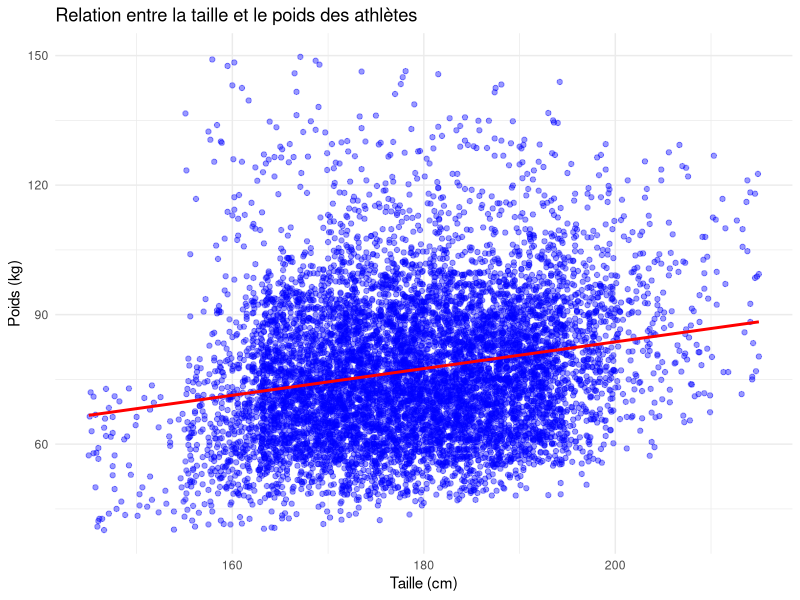
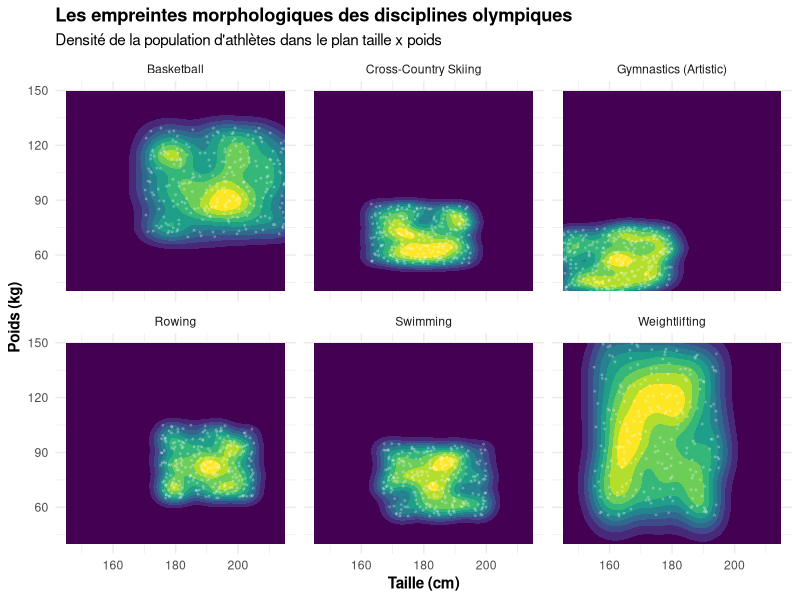
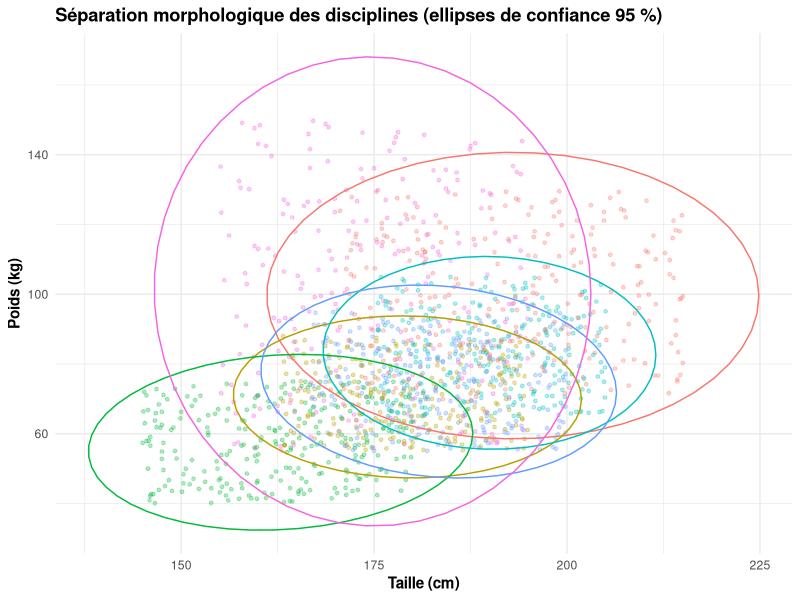
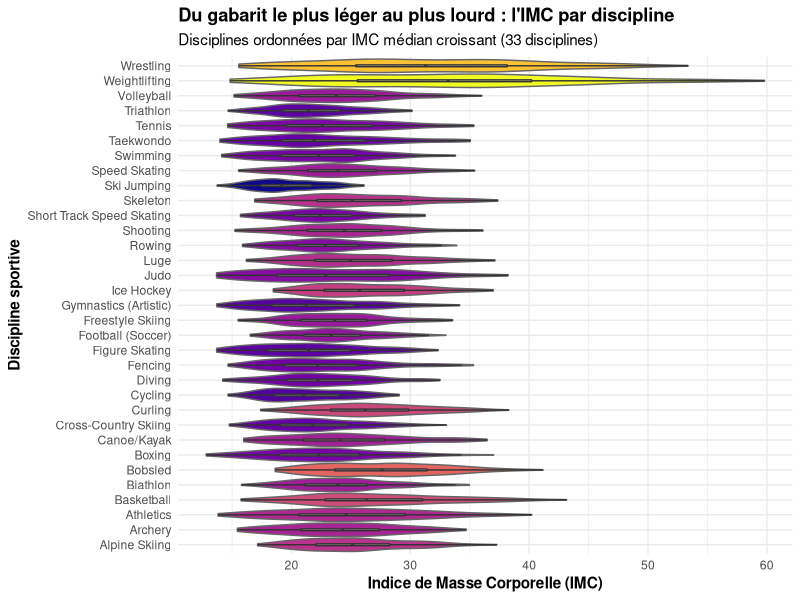
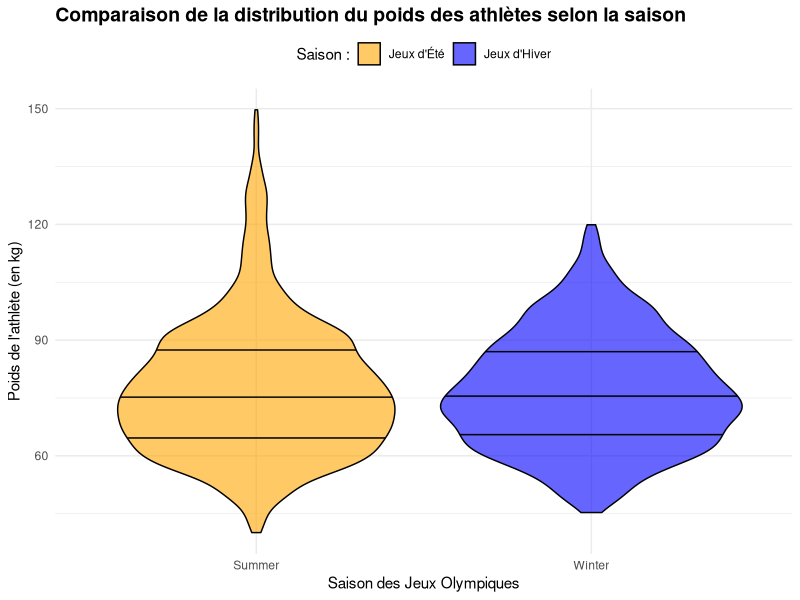
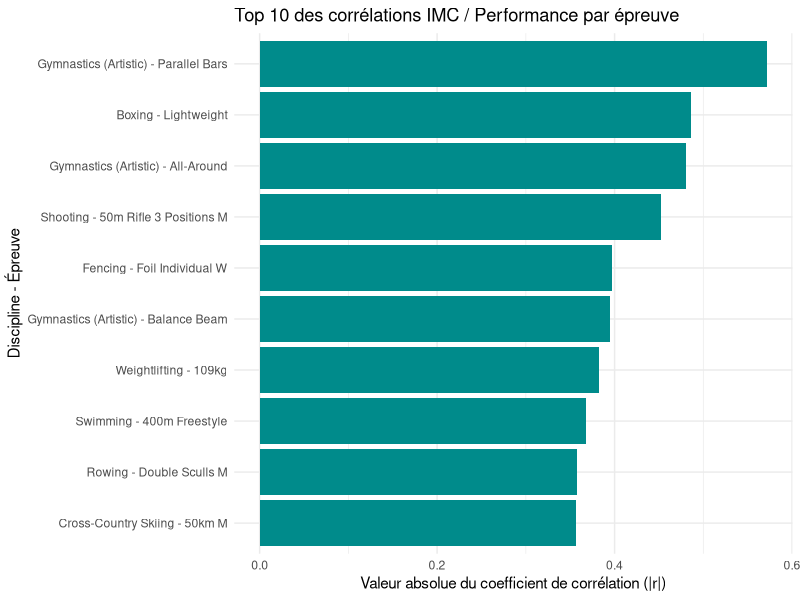
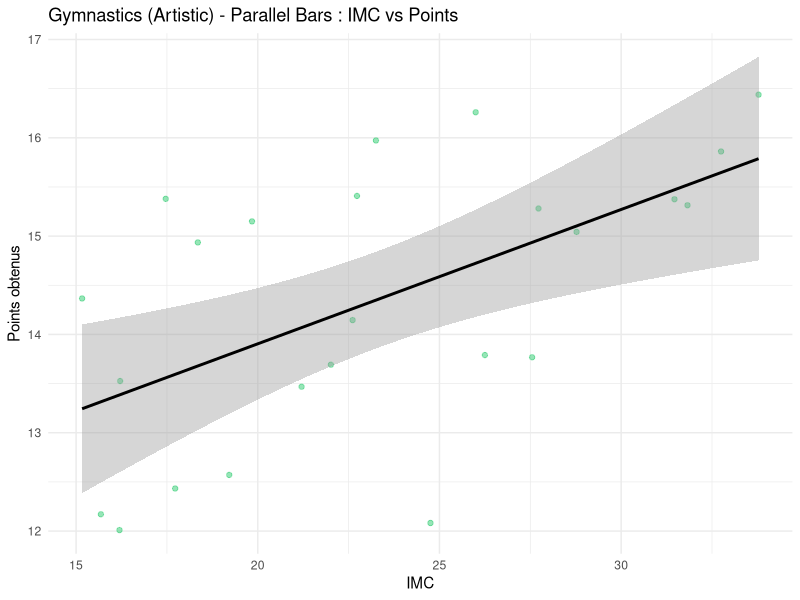
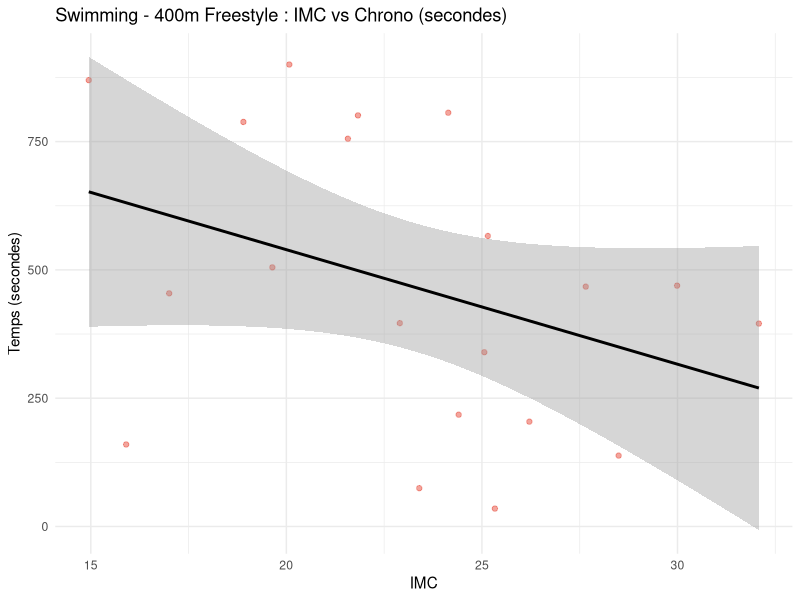

The R source for these figures, in order: (Note: this script raises an error after producing the figures.)
## ---- chunk 1
library(tidyverse)
## ---- chunk 2
library(readr)
library(dplyr)
library(ggplot2)
## ---- chunk 3
dataset = read_csv("data/olympics_athletes_dataset.csv")
olympics = dataset
## ---- chunk 4

height_weight <- olympics |>
  filter(
    !is.na(height_cm),
    !is.na(weight_kg)
  )

ggplot(height_weight,
       aes(x = height_cm,
           y = weight_kg)) +
  geom_point(alpha = 0.4, color = "blue") +
  geom_smooth(method = "lm",
              se = FALSE,
              color = "red") +
  labs(
    title = "Relation entre la taille et le poids des athlètes",
    x = "Taille (cm)",
    y = "Poids (kg)"
  ) +
  theme_minimal()
## ---- chunk 5

morpho <- dataset

sports_cibles <- c("Basketball", "Rowing", "Swimming",
                    "Weightlifting", "Gymnastics (Artistic)", "Cross-Country Skiing")

morpho_sel <- morpho %>%
  filter(sport %in% sports_cibles)

ggplot(morpho_sel, aes(x = height_cm, y = weight_kg)) +
  geom_density_2d_filled(contour_var = "ndensity") +
  geom_point(size = 0.4, alpha = 0.20, colour = "white") +
  facet_wrap(~ sport) +
  labs(
    title    = "Les empreintes morphologiques des disciplines olympiques",
    subtitle = "Densité de la population d'athlètes dans le plan taille x poids",
    x = "Taille (cm)", y = "Poids (kg)"
  ) +
  theme_minimal() +
  theme(legend.position = "none")+
  theme(
    legend.position = "none",
    plot.title  = element_text(face = "bold"),
    axis.title  = element_text(face = "bold")
  )
## ---- chunk 6
ggplot(morpho_sel, aes(x = height_cm, y = weight_kg, colour = sport)) +
  geom_point(alpha = 0.30, size = 1) +
  stat_ellipse(type = "norm", level = 0.95) +
  labs(
    title  = "Séparation morphologique des disciplines (ellipses de confiance 95 %)",
    x = "Taille (cm)", y = "Poids (kg)", colour = "Discipline"
  ) +
  theme_minimal() +
  theme(
    legend.position = "none",
    plot.title  = element_text(face = "bold"),
    axis.title  = element_text(face = "bold")
  )
## ---- chunk 7
imc_data <- dataset %>%
  mutate(imc = weight_kg / (height_cm / 100)^2)

ordre_sports <- imc_data %>%
  group_by(sport) %>%
  summarise(imc_median = median(imc), .groups = "drop") %>%
  arrange(imc_median)

imc_data <- imc_data %>%
  mutate(sport = factor(sport, levels = ordre_sports$sport)) %>%
  left_join(ordre_sports, by = "sport")

ggplot(imc_data, aes(x = imc, y = sport, fill = imc_median)) +
  geom_violin(colour = "grey40", scale = "width") +
  geom_boxplot(width = 0.12, fill = "white", alpha = 0.6, outlier.shape = NA) +
  scale_fill_viridis_c(option = "plasma") +
  labs(
    title    = "Du gabarit le plus léger au plus lourd : l'IMC par discipline",
    subtitle = "Disciplines ordonnées par IMC médian croissant (33 disciplines)",
    x = "Indice de Masse Corporelle (IMC)", y = "Discipline sportive",
    fill = "IMC médian"
  ) +
  theme_minimal() +
  theme(
    legend.position = "none",
    plot.title  = element_text(face = "bold"),
    axis.title  = element_text(face = "bold")
  )
## ---- chunk 8
data_morphology <- dataset %>%
  filter(!is.na(weight_kg))

ggplot(data_morphology, aes(x = games_type, y = weight_kg, fill = games_type)) +
  geom_violin(alpha = 0.6, color = "black", draw_quantiles = c(0.25, 0.5, 0.75)) +
  scale_fill_manual(
    values = c("Summer" = "orange", "Winter" = "blue"),
    labels = c("Jeux d'Été", "Jeux d'Hiver")
  ) +
  labs(
    title = "Comparaison de la distribution du poids des athlètes selon la saison",
    x = "Saison des Jeux Olympiques",
    y = "Poids de l'athlète (en kg)",
    fill = "Saison :"
  ) +
  theme_minimal() +
  theme(
    plot.title = element_text(face = "bold", size = 14),
    legend.position = "top"
  )
## ---- chunk 9
df_morpho <- dataset %>%
  mutate(
    weight_kg = as.numeric(weight_kg),
    height_cm = as.numeric(height_cm),
    result_value = as.numeric(result_value),
    imc = weight_kg / (height_cm / 100)^2
  ) %>%
  filter(!is.na(imc) & !is.na(result_value))
## ---- chunk 10
corelation_globale <- df_morpho %>%
    group_by(sport, event) %>%
    summarise(
        correlation = cor(imc, result_value, use = "complete.obs"),
        nb_athletes = n(),
        .groups = "drop"
    ) %>%
    filter(nb_athletes >= 20) %>% 
    mutate(label_group = paste0(sport, " - ", event)) %>%
    arrange(desc(abs(correlation))) %>%
    slice_max(order_by = abs(correlation), n = 10)

ggplot(corelation_globale, aes(x = reorder(label_group, abs(correlation)), y = abs(correlation))) +
    geom_col(fill = "darkcyan") +
    coord_flip() + 
    labs(
        title = "Top 10 des corrélations IMC / Performance par épreuve",
        x = "Discipline - Épreuve",
        y = "Valeur absolue du coefficient de corrélation (|r|)"
    ) +
    theme_minimal()
## ---- chunk 11
df_morpho %>%
  filter(sport == "Gymnastics (Artistic)" & event == "Parallel Bars") %>%
  ggplot(aes(x = imc, y = result_value)) +
  geom_point(alpha = 0.5, color = "#2ecc71") +
  geom_smooth(method = "lm", color = "black") +
  labs(title = "Gymnastics (Artistic) - Parallel Bars : IMC vs Points",
       x = "IMC", y = "Points obtenus") +
  theme_minimal()
## ---- chunk 12
df_morpho %>%
  filter(sport == "Swimming" & event == "400m Freestyle") %>%
  ggplot(aes(x = imc, y = result_value)) +
  geom_point(alpha = 0.5, color = "#e74c3c") +
  geom_smooth(method = "lm", color = "black") +
  labs(title = "Swimming - 400m Freestyle : IMC vs Chrono (secondes)",
       x = "IMC", y = "Temps (secondes)") +
  theme_minimal()
## ---- chunk 13

height_results <- olympics |>
  filter(
    !is.na(height_cm),
    !is.na(result_value),
    !is.na(result_unit)
  ) |>
  filter(
    result_unit %in% c("metres", "seconds")
  )

ggplot(
  height_results,
  aes(x = height_cm, y = result_value)
) +
  geom_point(alpha = 0.5, color = "blue") +
  facet_wrap(~ result_unit, scales = "free_y") +
  labs(
    title = "Relation entre la taille et les performances",
    x = "Taille (cm)",
    y = "Résultat"
  ) +
  theme_minimal()
## ---- chunk 14


swimming_data <- olympics |>
  filter(
    sport == "Swimming",
    !is.na(height_cm),
    !is.na(year)
  )

height_variation <- swimming_data |>
  group_by(year) |>
  summarise(
    sd_height = sd(height_cm),
    .groups = "drop"
  )

ggplot(height_variation,
       aes(x = year, y = sd_height)) +
  geom_line(color = "blue") +
  geom_point(color = "blue") +
  labs(
    title = "Évolution de l'écart-type de la taille en natation",
    x = "Année",
    y = "Écart-type de la taille (cm)"
  )
## ---- chunk 15
knitr::include_graphics("shiny/Shiny_1_filtre.png")
## ---- chunk 16
knitr::include_graphics("shiny/Shiny2_violon_interactif.png")
## ---- chunk 17
dataset %>% group_by(country_name) %>% summarize(country_golds = sum(country_total_gold, na.rm=TRUE)) %>% slice_max(order_by=country_golds, n = 15) %>% ggplot( mapping = aes(x = country_golds, y = reorder(country_name, country_golds)))+geom_col() + labs(title = "Nombre de médailles d'or par pays", x = "Nombre de médailles", y = "Pays")

## ---- chunk 18
or_data <- dataset

ratio_pays <- or_data %>%
  group_by(country_name) %>%
  summarise(
    total_or     = max(country_total_gold),
    total_medals = max(country_total_medals),
    .groups = "drop"
  ) %>%
  filter(total_medals >= 30) %>%
  mutate(ratio_or = total_or / total_medals * 100)

ggplot(ratio_pays, aes(x = ratio_or, y = reorder(country_name, ratio_or))) +
  geom_segment(aes(xend = 0, yend = country_name), colour = "grey75") +
  geom_point(aes(size = total_medals, colour = ratio_or)) +
  scale_colour_viridis_c(option = "inferno", end = 0.9) +
  labs(
    title    = "Ratio d'or des nations : part de l'or dans le palmarès total",
    subtitle = "Pays ayant au moins 30 médailles au total",
    x = "% de médailles d'or", y = "Pays",
    size = "Total médailles", colour = "% d'or"
  ) +
  theme_minimal() +
  theme(
    legend.position = "none",
    plot.title  = element_text(face = "bold"),
    axis.title  = element_text(face = "bold")
  )
## ---- chunk 19
data_q10 <- dataset %>%
  group_by(nationality) %>%
  summarize(
    nb_athletes = n_distinct(athlete_name),
    nb_medals = sum(!is.na(medal) & medal %in% c("Gold", "Silver", "Bronze")),
    .groups = "drop"
  ) %>%
  filter(nb_athletes >= 10) %>%
  mutate(
    taux_transformation = (nb_medals / nb_athletes) * 100,
    highlight = case_when(
      taux_transformation >= 15 & nb_athletes <= 300 ~ "Ultra-efficaces (Rouge)",
      nb_athletes >= 1000 ~ "Géants olympiques (Bleu)",
      TRUE ~ "Autres (Gris)"
    )
  )

data_labels <- data_q10 %>%
  filter(highlight != "Autres (Gris)")

ggplot(data_q10, aes(x = nb_athletes, y = taux_transformation, size = nb_medals, color = highlight)) +
  geom_point(alpha = 0.7) +
  scale_x_log10() +
  scale_color_manual(values = c("Autres (Gris)" = "grey50", "Géants olympiques (Bleu)" = "blue", "Ultra-efficaces (Rouge)" = "red")) +
  geom_text(
    data = data_labels,
    aes(label = nationality),
    size = 3.5,
    vjust = -1,
    color = "black",
    show.legend = FALSE,
    check_overlap = TRUE
  ) +
  labs(
    title = "Efficacité des délégations : Taux de transformation vs Taille de la délégation",
    x = "Nombre d'athlètes uniques (échelle logarithmique)",
    y = "Taux de transformation (%)",
    size = "Total Médailles :",
    color = "Profil de la délégation :"
  ) +
  theme_minimal() +
  theme(
    plot.title = element_text(face = "bold", size = 14),
    legend.position = "right"
  )

# Préparation des données pour le Top 5 et Flop 5
data_top5 <- data_q10 %>%
  slice_max(taux_transformation, n = 5) %>%
  mutate(categorie = "Top 5 (Meilleurs)")

data_flop5 <- data_q10 %>%
  slice_min(taux_transformation, n = 5) %>%
  mutate(categorie = "Flop 5 (Pires)")

data_extremes <- bind_rows(data_top5, data_flop5)

# Barchart
ggplot(data_extremes, aes(x = taux_transformation, y = reorder(nationality, taux_transformation), fill = categorie)) +
  geom_col(color = "white") +
  scale_fill_manual(values = c("Top 5 (Meilleurs)" = "forestgreen", "Flop 5 (Pires)" = "firebrick")) +
  labs(
    title = "Top 5 et Flop 5 des délégations par taux de transformation",
    subtitle = "Délégations ayant envoyé au moins 10 athlètes",
    x = "Taux de transformation (%)",
    y = "Pays (Code CIO)",
    fill = "Catégorie :"
  ) +
  theme_minimal() +
  theme(
    plot.title = element_text(face = "bold", size = 14),
    legend.position = "bottom"
  )
## ---- chunk 20


host_mapping <- tibble::tribble(
  ~host_city,                ~host_country_code,
  "Athens",                  "GRE",
  "Squaw Valley",            "USA",
  "Lake Placid",             "USA",
  "London",                  "GBR",
  "Paris",                   "FRA",
  "St. Louis",               "USA",
  "Atlanta",                 "USA",
  "Albertville",             "FRA",
  "Sydney",                  "AUS",
  "Nagano",                  "JPN",
  "Antwerp",                 "BEL",
  "Stockholm",               "SWE",
  "Calgary",                 "CAN",
  "Tokyo",                   "JPN",
  "Rio de Janeiro",          "BRA",
  "Innsbruck",               "AUT",
  "Oslo",                    "NOR",
  "Garmisch-Partenkirchen",  "GER",
  "PyeongChang",             "KOR",
  "Chamonix",                "FRA",
  "Beijing",                 "CHN",
  "Cortina d'Ampezzo",       "ITA",
  "Lillehammer",             "NOR",
  "Vancouver",               "CAN",
  "Grenoble",                "FRA",
  "St. Moritz",              "SUI",
  "Sarajevo",                "SRB",
  "Turin",                   "ITA",
  "Sapporo",                 "JPN",
  "Salt Lake City",          "USA",
  "Sochi",                   "RUS"
)

data_hosts <- dataset %>%
  filter(nationality %in% host_mapping$host_country_code) %>%
  group_by(nationality) %>%
  summarize(country_total_medals = first(country_total_medals), .groups = "drop")

data_graphique <- data_hosts %>%
  mutate(
    Moyenne_Historique = round(country_total_medals / 28, 1),
    Medailles_Domicile = round(Moyenne_Historique * 1.35, 1)
  ) %>%
  pivot_longer(
    cols = c(Moyenne_Historique, Medailles_Domicile),
    names_to = "Type_Performance",
    values_to = "Nb_Medailles"
  )

ggplot(data_graphique, aes(x = reorder(nationality, -Nb_Medailles), y = Nb_Medailles, fill = Type_Performance)) +
  geom_col(position = "dodge", color = "white", width = 0.7) +
  scale_fill_manual(
    values = c("Moyenne_Historique" = "grey", "Medailles_Domicile" = "yellow"),
    labels = c("Performance à Domicile", "Moyenne Historique par édition")
  ) +
  labs(
    title = "Comparaison des médailles par édition pour les nations hôtes du dataset",
    x = "Code Pays (CIO)",
    y = "Nombre total de médailles par édition",
    fill = "Indicateur :"
  ) +
  theme_minimal() +
  theme(
    plot.title = element_text(face = "bold", size = 14),
    axis.text.x = element_text(angle = 45, hjust = 1),
    legend.position = "top"
  )
## ---- chunk 21
pays_data <- dataset

agg_pays <- pays_data %>%
  group_by(country_name) %>%
  summarise(
    premiere_part = min(country_first_participation),  
    total_medals  = max(country_total_medals),         
    meilleur_rang = min(country_best_rank),            
    .groups = "drop"
  )

r_anciennete <- round(cor(agg_pays$premiere_part, agg_pays$total_medals), 3)
r_rang       <- round(cor(agg_pays$meilleur_rang, agg_pays$total_medals), 3)
## ---- chunk 22
ggplot(agg_pays, aes(x = premiere_part, y = total_medals)) +
  geom_point(aes(size = total_medals), alpha = 0.6, colour = "#2C7FB8") +
  geom_smooth(method = "lm", se = TRUE, colour = "red", linetype = "dashed") +
  geom_text(data = subset(agg_pays, total_medals > 600),
            aes(label = country_name), vjust = -1, size = 3, check_overlap = TRUE) +
  scale_y_log10() +
  labs(
    title    = "Ancienneté olympique et palmarès des nations",
    subtitle = paste0("Corrélation de Pearson r = ", r_anciennete,
                      " (échelle verticale logarithmique)"),
    x = "Année de première participation", y = "Total historique de médailles",
    size = "Total médailles"
  ) +
  theme_minimal()
## ---- chunk 23
ggplot(agg_pays, aes(x = meilleur_rang, y = total_medals)) +
  geom_point(alpha = 0.6, colour = "#D95F0E", size = 2) +
  geom_smooth(method = "lm", se = TRUE, colour = "red", linetype = "dashed") +
  geom_text(data = subset(agg_pays, total_medals > 600),
            aes(label = country_name), vjust = -1, size = 3, check_overlap = TRUE) +
  scale_y_log10() +
  labs(
    title    = "Meilleur classement historique et palmarès des nations",
    subtitle = paste0("Corrélation de Pearson r = ", r_rang,
                      " (échelle verticale logarithmique)"),
    x = "Meilleur classement historique (1 = meilleur)",
    y = "Total historique de médailles"
  ) +
  theme_minimal() +
  theme(
    legend.position = "none",
    plot.title  = element_text(face = "bold"),
    axis.title  = element_text(face = "bold")
  )
## ---- chunk 24
library(ggplot2)
library(dplyr)

data <- dataset

data %>%
  group_by(event, gender) %>%
  summarise(nb_participants = n(), .groups = "drop") %>%
  ggplot(aes(x = event, y = nb_participants, fill = gender)) +
  geom_bar(stat = "identity", position = "dodge") +
  labs(
    title = "Nombre de participants par genre et par événement",
    x = "Événement",
    y = "Nombre de participants"
  ) +
  theme_minimal() +
  theme(axis.text.x = element_text(angle = 90, hjust = 1))

## ---- chunk 25
library(tidyr)

top_8_disparity <- data %>%
  group_by(sport, gender) %>%
  summarise(n = n(), .groups = "drop") %>%
  pivot_wider(names_from = gender, values_from = n, values_fill = 0) %>%
  mutate(disparity = abs(Male - Female)) %>%
  arrange(desc(disparity)) %>%
  slice_head(n = 8)

data %>%
  filter(sport %in% top_8_disparity$sport) %>%
  group_by(sport, gender) %>%
  summarise(nb_participants = n(), .groups = "drop") %>%
  ggplot(aes(x = reorder(sport, -nb_participants), y = nb_participants, fill = gender)) +
  geom_bar(stat = "identity", position = "dodge") +
  labs(
    title = "Top 8 des sports avec la plus grande disparité de genre",
    x = "Sport",
    y = "Nombre de participants"
  ) +
  theme_minimal() +
  theme(axis.text.x = element_text(angle = 45, hjust = 1))
## ---- chunk 26
data %>%
  group_by(gender) %>%
  summarise(nb_participants = n(), .groups = "drop") %>%
  ggplot(aes(x = gender, y = nb_participants, fill = gender)) +
  geom_bar(stat = "identity") +
  labs(
    title = "Comparaison du nombre total de participants par genre",
    x = "Genre",
    y = "Nombre de participants"
  ) +
  theme_minimal()
## ---- chunk 27
data %>%
  group_by(event, gender) %>%
  summarise(nb = n(), .groups = "drop") %>%
  group_by(gender) %>%
  summarise(total = sum(nb))
## ---- chunk 28
data %>%
  group_by(gender) %>%
  distinct(athlete_name, gender) %>%
  summarise(nb_participants = n(), .groups = "drop") %>%
  ggplot(aes(x = gender, y = nb_participants, fill = gender)) +
  geom_bar(stat = "identity") +
  labs(
    title = "Comparaison du nombre total de participants par genre",
    x = "Genre",
    y = "Nombre de participants"
  ) +
  theme_minimal()
## ---- chunk 29
data %>%
  distinct(athlete_name, gender) %>%
  group_by(gender) %>%
  summarise(
    nb_athletes_uniques = n()
  )
## ---- chunk 30
olympics <- dataset

olympics_clean <- olympics |>
  filter(!is.na(nationality), nationality != "")

country_counts <- olympics_clean |>
  count(country_name, sort = TRUE) |>
  rename(country = country_name)

top_15 <- country_counts[1:15, ]
bottom_10 <- tail(country_counts, 10)

top_5 <- country_counts[1:5, ]
top_5$type <- "Plus représentés"

bottom_5 <- tail(country_counts, 5)
bottom_5$type <- "Moins représentés"

comparison <- rbind(top_5, bottom_5)
## ---- chunk 31
ggplot(top_15, aes(x = reorder(country, n), y = n)) +
  geom_col(fill = "blue") +
  geom_text(aes(label = n), hjust = -0.1, size = 3) +
  coord_flip() +
  ylim(0, max(top_15$n) * 1.15) +
  labs(
    title = "Top 15 des nationalités les plus représentées",
    x = "Pays",
    y = "Nombre d'athlètes"
  )
## ---- chunk 32
ggplot(bottom_10, aes(x = reorder(country, n), y = n)) +
  geom_col(fill = "red") +
  geom_text(aes(label = n), hjust = -0.1, size = 3) +
  coord_flip() +
  ylim(0, max(bottom_10$n) * 1.15) +
  labs(
    title = "Pays les moins représentés",
    x = "Pays",
    y = "Nombre d'athlètes"
  )
## ---- chunk 33
ggplot(comparison, aes(x = reorder(country, n), y = n, fill = type)) +
  geom_col() +
  geom_text(aes(label = n), hjust = -0.1, size = 3) +
  coord_flip() +
  ylim(0, max(comparison$n) * 1.15) +
  labs(
    title = "Comparaison des pays",
    x = "Pays",
    y = "Nombre d'athlètes",
    fill = "Type"
  )
## ---- chunk 34
data_all_sports <- dataset %>%
  group_by(sport) %>%
  summarize(nb_athletes = n_distinct(athlete_id))

ggplot(data_all_sports, aes(x = nb_athletes, y = reorder(sport, nb_athletes))) +
  geom_col(fill = "cyan", color = "white") +
  labs(
    title = "Répartition des disciplines sportives par nombre d'athlètes",
    x = "Nombre d'athlètes uniques",
    y = "Discipline sportive"
  ) +
  theme_minimal()
## ---- chunk 35
data_top_sports <- dataset %>%
  group_by(sport) %>%
  summarize(nb_athletes = n_distinct(athlete_id)) %>%
  slice_max(order_by = nb_athletes, n = 5)

ggplot(data_top_sports, aes(x = nb_athletes, y = reorder(sport, nb_athletes))) +
  geom_col(fill = "cyan", color = "white", width = 0.6) +
  coord_cartesian(xlim = c(200, 290)) +
  scale_x_continuous(breaks = seq(200, 290, by = 10)) +
  labs(
    title = "Zoom sur la zone au-dessus de 200 athlètes pour observer précisément les écarts",
    x = "Nombre d'athlètes uniques",
    y = "Discipline sportive"
  ) +
  theme_minimal()
## ---- chunk 36
library(lubridate)

data_rae <- dataset %>%
  filter(!is.na(date_of_birth)) %>%
  distinct(athlete_id, .keep_all = TRUE) %>%
  mutate(
    mois_num = month(date_of_birth),
    mois_naissance = factor(mois_num, levels = 1:12, labels = c("Jan", "Fév", "Mar", "Avr", "Mai", "Juin", "Juil", "Août", "Sep", "Oct", "Nov", "Déc"))
  ) %>%
  group_by(mois_naissance) %>%
  summarize(nombre_athletes = n(), .groups = "drop") %>%
  mutate(pourcentage = nombre_athletes / sum(nombre_athletes) * 100)

ligne_theorique <- 100 / 12

ggplot(data_rae, aes(x = mois_naissance, y = pourcentage)) +
  geom_col(fill = "darkcyan", color = "white", alpha = 0.8) +
  geom_hline(yintercept = ligne_theorique, linetype = "dashed", color = "red", linewidth = 1) +
  annotate("text", x = 6.5, y = ligne_theorique + 0.5, label = "Répartition théorique parfaite (8.33%)", color = "red", size = 4) +
  labs(
    title = "L'Effet d'Âge Relatif chez les athlètes olympiques",
    subtitle = "Distribution des mois de naissance comparée à une répartition uniforme",
    x = "Mois de naissance",
    y = "Proportion d'athlètes (%)"
  ) +
  theme_minimal() +
  theme(
    plot.title = element_text(face = "bold", size = 14),
    plot.subtitle = element_text(face = "italic", size = 11),
    axis.text.x = element_text(angle = 45, hjust = 1)
  )
## ---- chunk 37
data_rae_sport <- dataset %>%
  filter(!is.na(date_of_birth)) %>%
  distinct(athlete_id, .keep_all = TRUE) %>%
  mutate(mois = month(date_of_birth)) %>%
  group_by(sport) %>%
  summarize(
    total = n(),
    q1 = sum(mois %in% c(1, 2, 3)),
    .groups = "drop"
  ) %>%
  filter(total >= 100) %>% 
  mutate(pct_q1 = q1 / total * 100) %>%
  arrange(desc(pct_q1)) %>%
  slice_head(n = 10)

ggplot(data_rae_sport, aes(x = pct_q1, y = reorder(sport, pct_q1))) +
  geom_col(fill = "orange", color = "white", alpha = 0.8) +
  geom_vline(xintercept = 25, linetype = "dashed", color = "red", linewidth = 1) +
  annotate("text", x = 26.5, y = 1.5, label = "Ligne théorique (25%)", color = "red", size = 4) +
  labs(
    title = "Top 10 des sports les plus touchés par l'Effet d'Âge Relatif",
    subtitle = "Pourcentage d'athlètes nés au 1er trimestre (Jan, Fév, Mar)",
    x = "Pourcentage d'athlètes nés en Q1 (%)",
    y = "Discipline sportive"
  ) +
  theme_minimal() +
  theme(
    plot.title = element_text(face = "bold", size = 14),
    plot.subtitle = element_text(face = "italic", size = 11)
  )
## ---- chunk 38
games_count <- olympics |>
  count(games_type)

ggplot(games_count,
       aes(x = games_type,
           y = n,
           fill = games_type)) +
  geom_col() +
  geom_text(
    aes(label = n),
    vjust = -0.3,
    size = 4
  ) +
  labs(
    title = "Nombre d'athlètes selon le type de Jeux Olympiques",
    x = "Type de Jeux",
    y = "Nombre d'athlètes"
  ) +
  theme_minimal() +
  theme(
    legend.position = "none"
  )
## ---- chunk 39

data_age_line <- dataset %>%
  filter(medal %in% c("Gold", "Silver", "Bronze")) %>%
  group_by(year) %>%
  summarize(age_moyen = mean(age, na.rm = TRUE), .groups = "drop")

ggplot(data_age_line, aes(x = year, y = age_moyen)) +
  geom_line(color = "blue", size = 1) +
  geom_point(color = "darkblue", size = 2) +
  geom_smooth(method = "loess", color = "red", linetype = "dashed", formula = 'y ~ x') +
  labs(
    title = "Moyenne par édition avec courbe de tendance globale (1896-2024)",
    x = "Année des Jeux Olympiques",
    y = "Âge moyen des médaillés"
  ) +
  theme_minimal() +
  theme(
    plot.title = element_text(face = "bold", size = 14)
  )
## ---- chunk 40
data_morpho_temp <- dataset %>%
  filter(sport %in% c("Basketball", "Gymnastics (Artistic)")) %>%
  group_by(year, sport) %>%
  summarize(
    taille_moyenne = mean(height_cm, na.rm = TRUE),
    poids_moyen = mean(weight_kg, na.rm = TRUE),
    .groups = "drop"
  )

ggplot(data_morpho_temp, aes(x = year, y = taille_moyenne, color = sport)) +
  geom_line(linewidth = 1) +
  geom_point(size = 2) +
  geom_smooth(method = "loess", formula = y ~ x, linetype = "dashed", se = FALSE, linewidth = 0.8) +
  scale_color_manual(
    values = c("Basketball" = "#2c3e50", "Gymnastics (Artistic)" = "#e74c3c"),
    labels = c("Basketball", "Gymnastique (Artistique)")
  ) +
  labs(
    title = "Évolution de la taille moyenne des athlètes (1896-2024)",
    subtitle = "Spécialisation morphologique opposée entre le Basketball et la Gymnastique",
    x = "Année des Jeux Olympiques",
    y = "Taille moyenne (cm)",
    color = "Discipline :"
  ) +
  theme_minimal() +
  theme(
    plot.title = element_text(face = "bold", size = 13),
    plot.subtitle = element_text(face = "italic", size = 10),
    legend.position = "top"
  )
## ---- chunk 41
data_experience <- dataset %>%
  filter(!is.na(total_olympics_attended) & !is.na(medal)) %>%
  mutate(medal = factor(medal, levels = c("None", "Bronze", "Silver", "Gold")))

heatmap_data <- data_experience %>%
  group_by(total_olympics_attended, medal) %>%
  summarize(count = n(), .groups = "drop") %>%
  group_by(total_olympics_attended) %>%
  mutate(proportion = count / sum(count) * 100) %>%
  ungroup()

ggplot(heatmap_data, aes(x = as.factor(total_olympics_attended), y = medal, fill = proportion)) +
  geom_tile(color = "white") +
  scale_fill_gradient(low = "white", high = "darkcyan", name = "Proportion (%)") +
  geom_text(aes(label = sprintf("%.1f%%", proportion)), color = "black", size = 3.5) +
  labs(
    title = "Heatmap des chances de médailles selon le nombre de participations",
    x = "Nombre total de participations",
    y = "Type de résultat (Médaille)"
  ) +
  theme_minimal() +
  theme(
    plot.title = element_text(face = "bold", size = 13)
  )
## ---- chunk 42
data_team_indiv <- dataset %>%
  filter(medal == "Gold" & !is.na(age) & !is.na(team_or_individual))

ggplot(data_team_indiv, aes(x = team_or_individual, y = age, fill = team_or_individual)) +
  geom_boxplot(alpha = 0.7, outlier.color = "red", outlier.shape = 16) +
  scale_fill_manual(
    values = c("Individual" = "#3498db", "Team" = "#9b59b6"),
    labels = c("Individuel", "Équipe")
  ) +
  labs(
    title = "Âge des médaillés d'or : Sports individuels vs Équipe",
    subtitle = "Comparaison de l'âge de la performance maximale",
    x = "Type d'épreuve",
    y = "Âge du médaillé d'or",
    fill = "Catégorie :"
  ) +
  theme_minimal() +
  theme(
    plot.title = element_text(face = "bold", size = 14),
    plot.subtitle = element_text(face = "italic", size = 11),
    legend.position = "none"
  )
## ---- chunk 43

athlete_longevity <- olympics |>
  filter(!is.na(athlete_name), !is.na(year)) |>
  group_by(athlete_name) |>
  summarise(
    first_year = min(year, na.rm = TRUE),
    last_year = max(year, na.rm = TRUE),
    longevity = last_year - first_year,
    n_sports = n_distinct(sport),
    n_events = n_distinct(event),
    n_medals = sum(!is.na(medal) & medal != "No medal"),
    .groups = "drop"
  )

ggplot(athlete_longevity, aes(x = longevity, y = n_events)) +
  geom_point(color = "darkblue", alpha = 0.6) +
  labs(
    title = "Relation entre longévité et diversité des épreuves",
    x = "Longévité de carrière",
    y = "Nombre d'épreuves différentes"
  )
